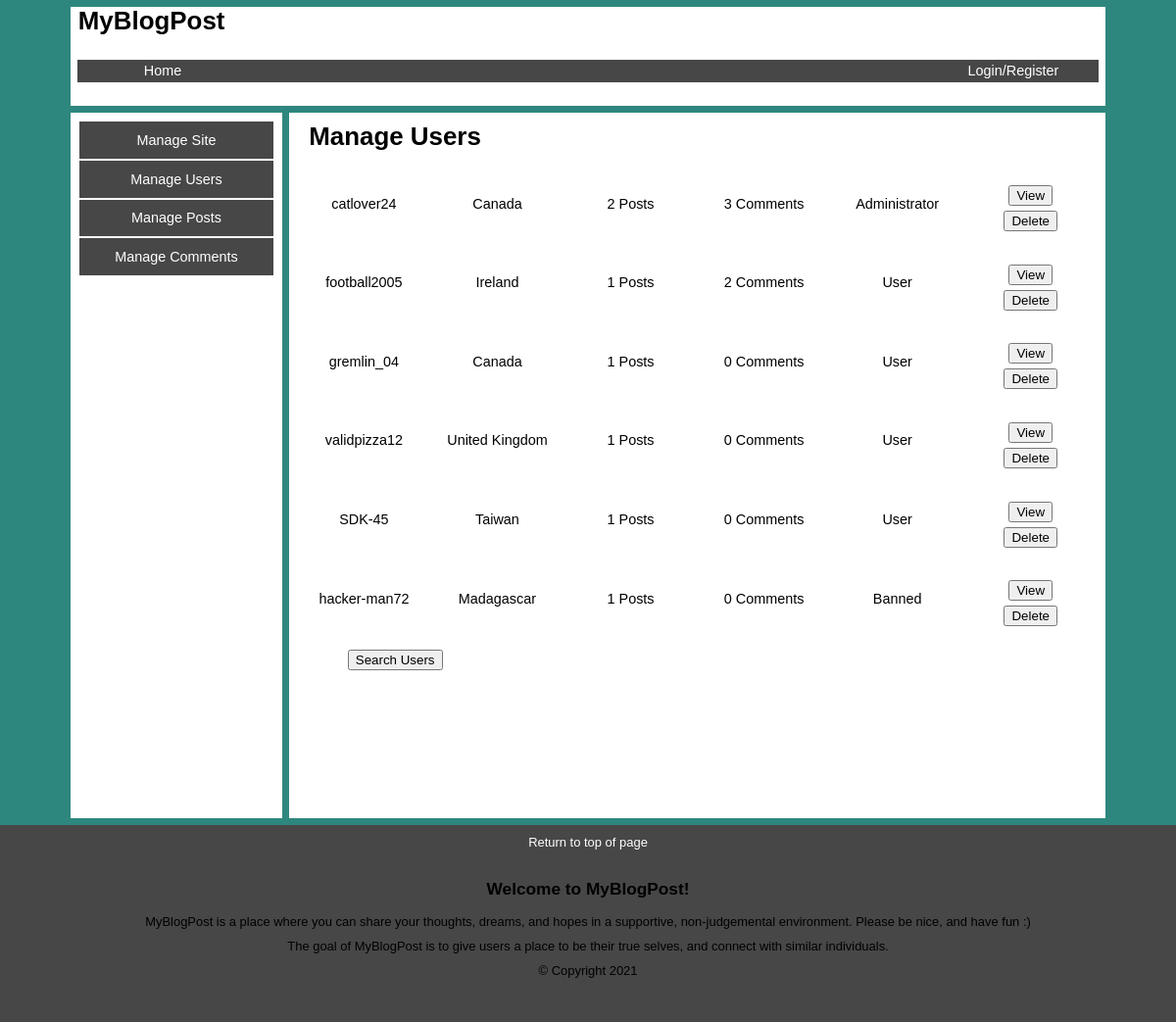
Screenshot of /adminusers.php with the database file from the repository.
### tables this page shows
CREATE TABLE `Userinfo` (
	`authorid` INT AUTO_INCREMENT PRIMARY KEY NOT NULL,
	`username` VARCHAR(255) NOT NULL,
	`password` VARCHAR(255) NOT NULL, 
	`firstname` VARCHAR(255) NOT NULL,
	`lastname` VARCHAR(255) NOT NULL,
	`email` VARCHAR(255) NOT NULL,
	`country` VARCHAR(255),
	`imageURL` VARCHAR(255) DEFAULT "images/default-avatar-icon.png",
	`status` INTEGER DEFAULT 0,
	`joindate` DATE NOT NULL,
	FULLTEXT(username,firstname,lastname,email)
);

### adminusers.php (the view, shortened to what this page needs)
<!DOCTYPE html>
<html>
<head lang="en">
   <link rel="stylesheet" href="css/style.css" />
   <link rel="stylesheet" href="https://cdnjs.cloudflare.com/ajax/libs/font-awesome/4.7.0/css/font-awesome.min.css">
</head>
<body>
<header id="masthead">
<?php
	include "header.php";
?>
</header>
<div id="main">
<article id="right-sidebar">
<table>
	<tbody>
		<tr><td><a href="adminsite.php">Manage Site</a></td></tr>
		<tr><td><a href="adminusers.php">Manage Users</a></td></tr>
		<tr><td><a href="adminposts.php">Manage Posts</a></td></tr>
		<tr><td><a href="admincomments.php">Manage Comments</a></td></tr>
	</tbody>
</table>
</article>
<article id="center">
<h1>Manage Users</h1>
<?php
include "db_info/db_credentials.php";
$connection = mysqli_connect($dbhost, $dbuser, $dbpass, $db);
$error = mysqli_connect_error();
if($error != null){
  $output = "<p>Unable to connect to database!</p>";
  exit($output);
}else{
	$sql = "SELECT authorid,username,country,imageURL,status FROM Userinfo";
	$result = mysqli_query($connection, $sql);
	if ($result) {
		echo "<table><tbody>";
		while($row = mysqli_fetch_assoc($result)){echo "<tr>";
			if(strcmp($row["username"],"[deleted-user]")!=0){
				echo "<td>".$row["username"]."</td>";
				echo "<td>".$row["country"]."</td>";
				echo "<td>";
				$authorid = $row["authorid"];
				$postsql = "SELECT COUNT(*) FROM blogpost WHERE authorid = ".$authorid;
				$postresult = mysqli_query($connection, $postsql);
					if ($postresult) {
						$postrow = mysqli_fetch_assoc($postresult);
						echo $postrow["COUNT(*)"];
					}
				echo " Posts</td>";
				echo "<td>";
				$commentsql = "SELECT COUNT(*) FROM comment WHERE authorid = ".$authorid;
				$commentresult = mysqli_query($connection, $commentsql);
					if ($commentresult) {
						$commentrow = mysqli_fetch_assoc($commentresult);
						echo $commentrow["COUNT(*)"];
					}
				echo " Comments</td>";
				echo "<td>";
				if ($row["status"] == 1){
					echo "Administrator";
				}else if ($row["status"] == 0){
					echo "User";
				}else if ($row["status"] == -1){
					echo "Banned";
				}
				echo "</td>";
				echo "<td><form method=\"get\" action=\"viewuser.php\"><button type=\"submit\" value=\"".$row["username"]."\" name=\"username\"/>View</button></form><button class=\"deletebutton\" type=\"submit\" value=\"".$row["username"]."\" name=\"username\"/>Delete</button></td>";
				echo "</tr>";
			}
		}
		echo "<tr><td colspan=\"2\" id=\"usersearch\"><button id=\"searchuser\"/>Search Users</button></td></tr>";
		echo "</tbody></table>";
	}else{
		printf("Error: %s\n", mysqli_error($connection));
		exit();
	}
}
?>
</article>
</div>
<footer>
</footer>
</body>
</html>

### css/style.css (style rules this page uses)
html, body, header, footer, hgroup, nav, article, section, figure, figcaption, h1, h2, h3, ul, li, div, p, img { margin: 0; padding: 0; font-size: 100%; vertical-align: baseline; border: 0; }
body { background-color: #2e877e; width: 100%; }
html { font-family: Tahoma, Helvetica, sans-serif; }
h1 { font-size: 1.8em; white-space: nowrap; }
h2 { font-size: 1.2em; }
p, body { font-size: 0.9em; }
header { background-color: white; margin: 0.5em 5em 0.5em 5em; height: 7em; }
article#right-sidebar { float: left; height: 50em; width: 15em; margin: 0em 0em 0.5em 5em; background-color: white; }
article#center { height: 50em; overflow: auto; margin: 0em 5em 0.5em 20.5em; background-color: white; }
a:link { text-decoration: none }
table { padding: 0.5em; table-layout: fixed; width: 100%; }
td { text-align:center; }
#right-sidebar tbody tr, tfoot tr { background-color: #474747; border: 1pt solid white; width: 13em; }
tbody td, tfoot td { padding: 0.75em; }
article#center h1, h2, p { margin: 10px 20px 5px 20px; }
#right-sidebar a { color: white; }
article#center form { margin: 10px 20px 5px 20px; }
#usersearch { text-align:left; padding:0.75em 0.75em 0.75em 3.5em; }
.footer-section { text-align: center; background-color: #474747; padding: 10px 0px 35px 0px; }
.footer-section p { margin: 0px 0px 10px 0px; }
.footer-section h2 { padding: 20px 0px 10px 0px; }
.footer-section a { color: white; }
#main { width: 100%; }
@media screen and (min-width: 1024px) { form { max-width: 200%; } }

### rows the page displays
userinfo: username "catlover24", country "Canada", COUNT "2", COUNT "3", status "Administrator"
userinfo: username "football2005", country "Ireland", COUNT "1", COUNT "2", status "User"
userinfo: username "gremlin_04", country "Canada", COUNT "1", COUNT "0", status "User"
userinfo: username "validpizza12", country "United Kingdom", COUNT "1", COUNT "0", status "User"
userinfo: username "SDK-45", country "Taiwan", COUNT "1", COUNT "0", status "User"
userinfo: username "hacker-man72", country "Madagascar", COUNT "1", COUNT "0", status "Banned"
